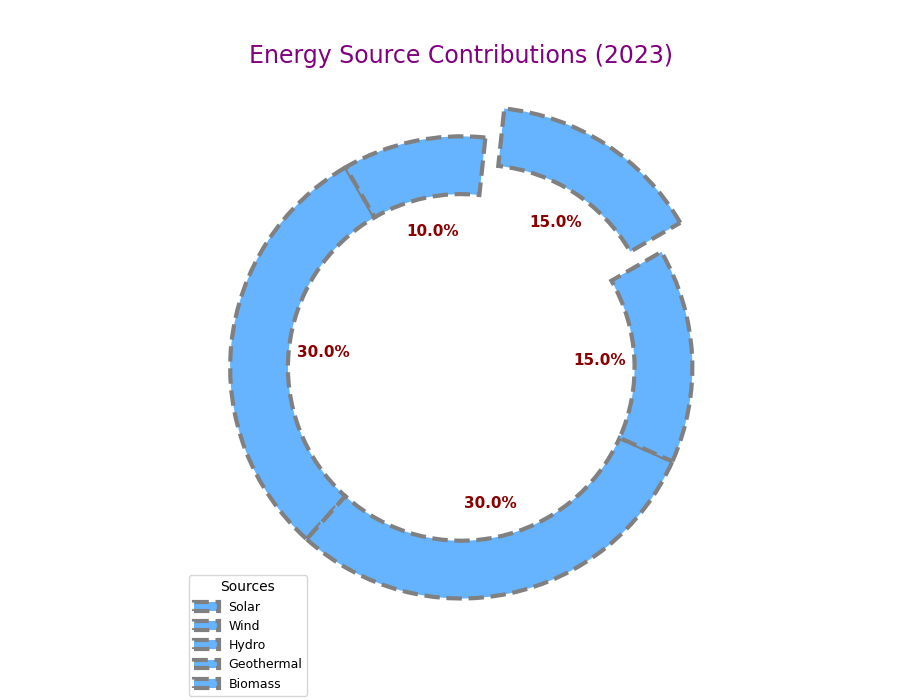

The Python source for this figure:
import matplotlib.pyplot as plt

# Data
energy_sources = ['Solar', 'Wind', 'Hydro', 'Geothermal', 'Biomass']
contributions = [30, 30, 15, 15, 10]

# Single color for all segments
single_color = ['#66b3ff']  # Using the first color as the consistent color

# Create a figure and a single subplot
fig, ax = plt.subplots(figsize=(9, 7))

# Plot the donut chart
wedges, texts, autotexts = ax.pie(
    contributions,
    labels=None,
    colors=single_color * len(contributions),  # Repeat the single color for all segments
    autopct='%1.1f%%',
    startangle=120,
    wedgeprops=dict(edgecolor='gray', linewidth=3, linestyle='--', width=0.25),
    explode=[0.15 if x == 'Geothermal' else 0 for x in energy_sources],
    shadow=False,
    textprops={'fontsize': 11, 'color': 'blue'}
)

# Aspect ratio
ax.axis('equal')

# Customize text appearance
plt.setp(autotexts, size=11, color='darkred', weight='bold')
plt.setp(texts, size=10)

# Add title
plt.title(
    "Energy Source Contributions (2023)",
    fontsize=17, color='purple', pad=15
)

# Add a legend inside the pie
ax.legend(
    wedges, energy_sources,
    title="Sources",
    loc="upper left",
    bbox_to_anchor=(0.1, 0.1),
    fontsize=9
)

# Display the donut chart
plt.show()
